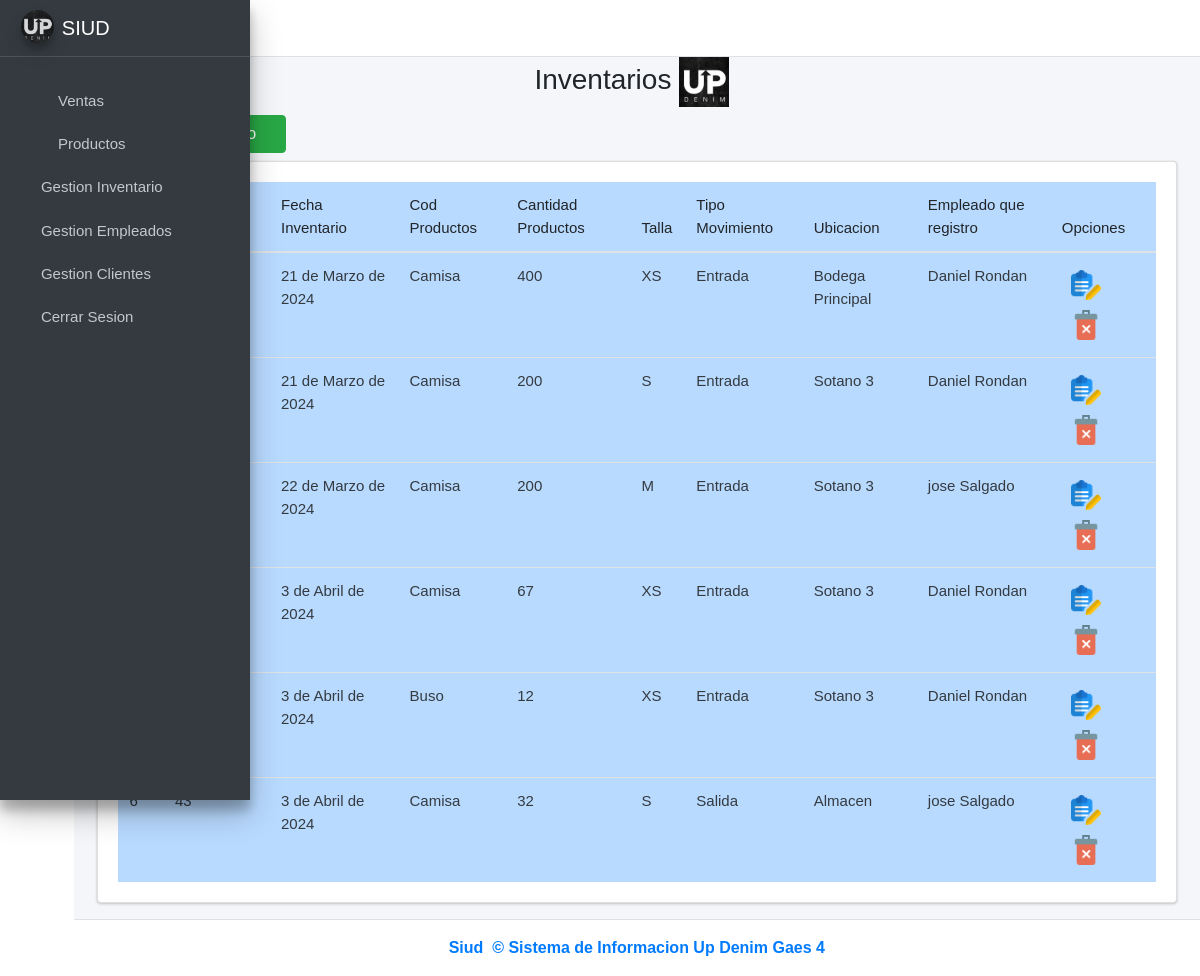
/inventarios/ (signed in), run on the app's committed database.
### ventas/models.py (models this page shows, shortened)
class Inventario(models.Model):
    idinventario = models.AutoField(primary_key=True)
    fecha_inventario = models.DateField(null=False, blank=False, default=timezone.now)
    cantidad_productos = models.IntegerField(null=False, blank=False)
    cod_producto = models.ForeignKey(Producto, on_delete=models.CASCADE)
    idtipo_movimiento = models.ForeignKey(Tipomovimiento, on_delete=models.CASCADE)
    cod_empleado = models.ForeignKey(Empleado, on_delete=models.CASCADE)
    idtalla = models.ForeignKey(Talla, on_delete=models.CASCADE)
    idubicacion_inventario = models.ForeignKey(Ubicacioninventario, on_delete=models.CASCADE)
    created = models.DateTimeField(auto_now_add=True)
    updated = models.DateTimeField(auto_now=True)
    class Meta:
        app_label = 'ventas'
        verbose_name = 'inventario'
        verbose_name_plural = 'inventarios'

class Producto(models.Model):
    cod_producto = models.CharField(primary_key=True, unique=True, blank=False, null=False, max_length=15)
    nombre_producto = models.CharField(max_length=45, null=False)
    precio_venta = models.DecimalField(max_digits=10, decimal_places=2, null=False, blank=False)
    descripcion_producto = models.CharField(max_length=45)
    cantidad_productos = models.PositiveIntegerField(null=False)
    imagen = models.ImageField(upload_to='productos', null=True, blank=True)
    idcategoria_producto = models.ForeignKey(CategoriaProducto, on_delete=models.CASCADE)
    idtalla = models.ForeignKey(Talla, on_delete=models.CASCADE)
    created = models.DateTimeField(auto_now_add=True)
    updated = models.DateTimeField(auto_now=True)
    class Meta:
        app_label = 'ventas'
        verbose_name = 'producto'
        verbose_name_plural = 'productos'
    def __str__(self):
        return f"{self.nombre_producto} {self.precio_venta} "

class Talla(models.Model):
    idtalla = models.AutoField(primary_key=True)
    talla = models.CharField(max_length=45, unique=True)
    class Meta:
        app_label = 'ventas'
        verbose_name = 'talla'
        verbose_name_plural = 'tallas'
    def __str__(self):
        return f"{self.talla}"

class Tipomovimiento(models.Model):
    idtipo_movimiento = models.AutoField(primary_key=True)
    tipo_movimiento = models.CharField(max_length=45, unique=True)
    class Meta:
        app_label = 'ventas'
        verbose_name = 'tipomovimiento'
        verbose_name_plural = 'tiposmovimiento'
    def __str__(self):
        return f"{self.tipo_movimiento}"

class Ubicacioninventario(models.Model):
    idubicacion_inv = models.AutoField(primary_key=True)
    ubicacion_inventario = models.CharField(max_length=45, unique=True)
    class Meta:
        app_label = 'ventas'
        verbose_name = 'ubicacioninventario'
        verbose_name_plural = 'ubicacionesnventario'
    def __str__(self):
        return f"{self.ubicacion_inventario}"

class Empleado(models.Model):
    cod_empleado = models.IntegerField(primary_key=True, unique=True, blank=False, null=False)
    fecha_ingreso = models.DateField(null=False, blank=False)
    salario = models.FloatField(null=False, blank=False)
    fecha_nacimiento = models.DateField(null=False, blank=False)
    rh = models.CharField(null=False, blank=False, max_length=5)
    iddocumento = models.ForeignKey(Persona, on_delete=models.CASCADE)
    idarl = models.ForeignKey(Arl, on_delete=models.CASCADE)
    ideps = models.ForeignKey(Eps, on_delete=models.CASCADE)
    idfondo_pension = models.ForeignKey(FondoPension, on_delete=models.CASCADE)
    idcargo_empleado = models.ForeignKey(CargoEmpleado, on_delete=models.CASCADE)
    idusuario = models.ForeignKey(Usuarioid, on_delete=models.CASCADE)
    idrolusuario = models.ForeignKey(RolUsuario, on_delete=models.CASCADE)
    created = models.DateTimeField(auto_now_add=True)
    updated = models.DateTimeField(auto_now=True)
    class Meta:
        app_label = 'ventas'
        verbose_name = 'empleado'
        verbose_name_plural = 'empleados'
    def __str__(self):
        return f"{self.iddocumento.primer_nombre} {self.iddocumento.primer_apellido}"

class Persona(models.Model):
    documentoidentidad = models.IntegerField(primary_key=True, unique=True, blank=False, null=False)
    primer_nombre = models.CharField(max_length=45, null=False, blank=False)
    segundo_nombre = models.CharField(max_length=45, blank=True, null=True)
    primer_apellido = models.CharField(max_length=45, null=False, blank=False)
    segundo_apellido = models.CharField(max_length=45, blank=True, null=True)
    genero = models.CharField(max_length=20, null=False, blank=False)
    idcontacto = models.OneToOneField(Contacto, on_delete=models.CASCADE)
    iddireccion = models.OneToOneField(Direccion, on_delete=models.CASCADE)
    created = models.DateTimeField(auto_now_add=True)
    updated = models.DateTimeField(auto_now_add=True)
    class Meta:
        app_label = 'ventas'
        verbose_name = 'persona'
        verbose_name_plural = 'personas'

### ventas/views.py (the view)
# urls.py: path('inventarios/', views.inventarios_vista, name='Inventarios'),
@login_required
def inventarios_vista(request):
    inventario = Inventario.objects.all()
    empleado = Empleado.objects.all()
    producto = Producto.objects.all()
    tipomovimiento = Tipomovimiento
    talla = Talla.objects.all()
    ubicacion = Ubicacioninventario.objects.all()
    form_personal = AgregarInventarioForm()
    context ={
        'inventario' : inventario,
        'empleado' : empleado,
        'tipomovimiento' : tipomovimiento,
        'producto' : producto,
        'ubicacion' : ubicacion,
        'form_personal' : form_personal,
        'talla' : talla,
    }
    return render(request, 'inventarios.html', context)

### ventas/templates/inventarios.html (shortened to what this page needs)
{% extends "base.html" %}
{% load static %}
{% load widget_tweaks %}
{% block content %}
<link rel="stylesheet" href="{% static 'index/css/b4.css' %}">
<div class="row">
    <div class="col-md-12">
        <h3 class="text-center">Inventarios
            <img src="{% static 'index/img/UPIMG.png' %}" alt="Logo" style="width: 50px; height: 50px; display: inline-block; vertical-align: middle; margin-right: 10px;">
        </i></h3> <! -- Es para cambiar el icono xd -- >
        <div class="col-md-3 pb-2">
            <a href="#AgregarPersonalModal"
                data-toggle="modal" data-dismiss="modal">
                <button type="button" class="btn btn-success">
                    <i class="fas fa-plus-circle"></i>
                </button>
            </a>
        </div>
        <div class="card card-body" style="overflow:scroll">
            <table class="table table-hover table-primary" id="myTable">
                <thead>
                    <tr>
                        <th># ID</th>
                        <th>Cod Inventario</th>
                        <th>Fecha Inventario</th>
                        <th>Cod Productos</th>
                        <th>Cantidad Productos</th>
                        <th>Talla</th>
                        <th>Tipo Movimiento</th>
                        <th>Ubicacion</th>
                        <th>Empleado que registro</th>
                        <th>Opciones</th>
                    </tr>
                </thead>
                <tbody class="text-dark">
                    {% for i in inventario %}
                    <tr>
                        <td>{{forloop.counter}}</td>
                        <td>{{i.idinventario}}</td>
                        <td>{{i.fecha_inventario}}</td>
                        <td>{{i.cod_producto.nombre_producto}}</td>
                        <td>{{i.cantidad_productos}}</td>
                        <td>{{i.idtalla}}</td>
                        <td>{{i.idtipo_movimiento}}</td>
                        <td>{{i.idubicacion_inventario}}</td>
                        <td>{{i.cod_empleado.iddocumento.primer_nombre}} {{i.cod_empleado.iddocumento.primer_apellido}}</td>
                        <td>
                            {% if i.idinventario %}
                            <form action="/editarInventario/{{ i.idinventario }}/" method="GET" style="display: inline;">
                                <button type="submit" class="btn btn-dark-outline btn-sm">
                                    <img src="{% static 'index/img/editar.png' %}" alt="Error" width="30">
                                </button>
                            </form>
                        {% endif %}
                                    <button onclick="eliminarPersonal('{{i.idinventario}}')" class="btn btn-dark-outline btn-sm"
                                    data-toggle="modal" href="#EliminarPersonalModal"><img
                                        src="{% static 'index/img/delete.png' %}" alt="Error" width="30"></button>
                            </td>
                    </tr>
                    {% endfor %}
                </tbody>
            </table>
        </div>
    </div>
</div>
{% endblock %}

### ventas/static/index/css/main.css (style rules this page uses)
table, th, td { font-weight: 100; font-size:15px; }
body { font-family: Arial, Helvetica, sans-serif !important; }

### data on the page
Inventario: fecha_inventario "21 de Marzo de 2024", cod_producto.nombre_producto "Camisa", cantidad_productos "400", idtalla "XS", idtipo_movimiento "Entrada", idubicacion_inventario "Bodega Principal", cod_empleado.iddocumento.primer_nombre "Daniel", cod_empleado.iddocumento.primer_apellido "Rondan"
Inventario: fecha_inventario "21 de Marzo de 2024", cod_producto.nombre_producto "Camisa", cantidad_productos "200", idtalla "S", idtipo_movimiento "Entrada", idubicacion_inventario "Sotano 3", cod_empleado.iddocumento.primer_nombre "Daniel", cod_empleado.iddocumento.primer_apellido "Rondan"
Inventario: fecha_inventario "22 de Marzo de 2024", cod_producto.nombre_producto "Camisa", cantidad_productos "200", idtalla "M", idtipo_movimiento "Entrada", idubicacion_inventario "Sotano 3", cod_empleado.iddocumento.primer_nombre "jose", cod_empleado.iddocumento.primer_apellido "Salgado"
Inventario: fecha_inventario "3 de Abril de 2024", cod_producto.nombre_producto "Camisa", cantidad_productos "67", idtalla "XS", idtipo_movimiento "Entrada", idubicacion_inventario "Sotano 3", cod_empleado.iddocumento.primer_nombre "Daniel", cod_empleado.iddocumento.primer_apellido "Rondan"
Inventario: fecha_inventario "3 de Abril de 2024", cod_producto.nombre_producto "Buso", cantidad_productos "12", idtalla "XS", idtipo_movimiento "Entrada", idubicacion_inventario "Sotano 3", cod_empleado.iddocumento.primer_nombre "Daniel", cod_empleado.iddocumento.primer_apellido "Rondan"
Inventario: idinventario "43", fecha_inventario "3 de Abril de 2024", cod_producto.nombre_producto "Camisa", cantidad_productos "32", idtalla "S", idtipo_movimiento "Salida", idubicacion_inventario "Almacen", cod_empleado.iddocumento.primer_nombre "jose", cod_empleado.iddocumento.primer_apellido "Salgado"
